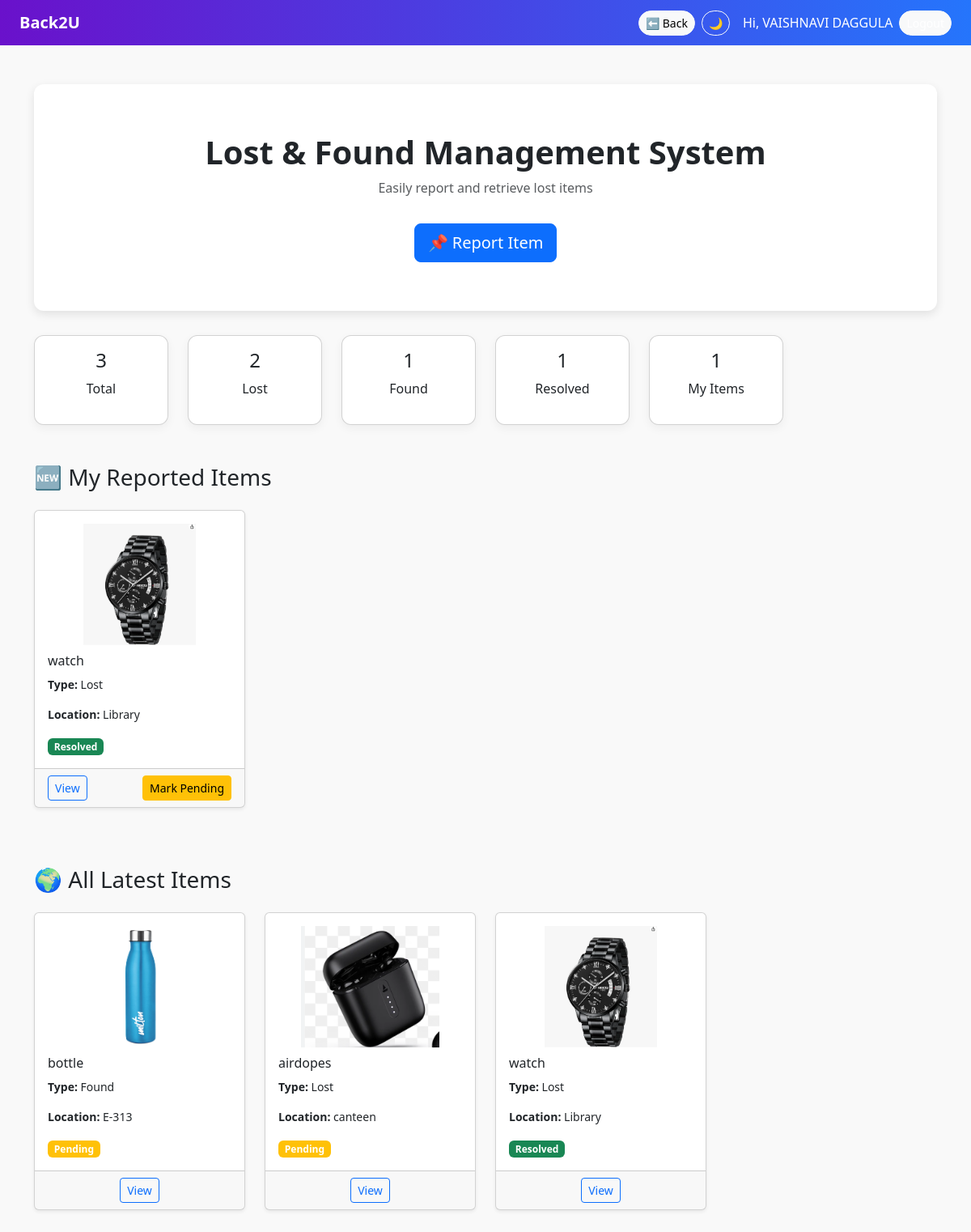
The page /dashboard (signed in) on the database its author committed.
### app.py (models this page shows)
class User(UserMixin, db.Model):
    id = db.Column(db.Integer, primary_key=True)
    name = db.Column(db.String(100))
    email = db.Column(db.String(150), unique=True, nullable=False)
    password = db.Column(db.String(200), nullable=False)
    items = db.relationship("Item", backref="user", lazy=True)

class Item(db.Model):
    id = db.Column(db.Integer, primary_key=True)
    title = db.Column(db.String(100), nullable=False)
    type = db.Column(db.String(50), nullable=False)  # Lost or Found
    location = db.Column(db.String(200), nullable=False)
    description = db.Column(db.Text, nullable=False)
    image = db.Column(db.String(200))
    date_reported = db.Column(db.DateTime, default=datetime.utcnow)
    is_resolved = db.Column(db.Boolean, default=False)
    user_id = db.Column(db.Integer, db.ForeignKey("user.id"), nullable=False)

### app.py (the view)
@app.route("/dashboard")
@login_required
def dashboard():
    items = Item.query.filter_by(user_id=current_user.id).order_by(Item.date_reported.desc()).all()
    all_items = Item.query.order_by(Item.date_reported.desc()).limit(12).all()  # latest 12 items
    stats = {
        "total": Item.query.count(),
        "lost": Item.query.filter_by(type="Lost").count(),
        "found": Item.query.filter_by(type="Found").count(),
        "resolved": Item.query.filter_by(is_resolved=True).count(),
        "mine": Item.query.filter_by(user_id=current_user.id).count(),
    }
    return render_template("dashboard.html", items=items, all_items=all_items, stats=stats)

### app.py (called while the page is built)
@login_manager.user_loader
def load_user(user_id):
    return User.query.get(int(user_id))

### templates/dashboard.html (shortened to what this page needs)
<!DOCTYPE html>
<html lang="en">
<head>
  <link href="https://cdn.jsdelivr.net/npm/bootstrap@5.3.2/dist/css/bootstrap.min.css" rel="stylesheet">
</head>
<body>
<nav class="navbar navbar-expand-lg px-4">
  <a class="navbar-brand fw-bold text-white" href="{{ url_for('dashboard') }}">Back2U</a>
  <div class="ms-auto d-flex align-items-center gap-2">
    <button type="button" onclick="goBack()" class="btn btn-light btn-sm rounded-pill">⬅ Back</button>
    <button onclick="toggleDarkMode()" class="btn btn-outline-light btn-sm rounded-pill">🌙</button>
    {% if current_user.is_authenticated %}
      <span class="text-white ms-2">Hi, {{ current_user.name }}</span>
      <a href="{{ url_for('logout') }}" class="btn btn-light btn-sm rounded-pill">Logout</a>
    {% else %}
      <a href="{{ url_for('login') }}" class="btn btn-outline-light me-2 rounded-pill">Login</a>
      <a href="{{ url_for('register') }}" class="btn btn-light rounded-pill">Sign Up</a>
    {% endif %}
  </div>
</nav>
<div class="container mt-5">
  <div class="hero">
    <h1 class="fw-bold">Lost & Found Management System</h1>
    <p class="text-muted">Easily report and retrieve lost items</p>
    <a href="{{ url_for('add_item') }}" class="btn btn-primary btn-lg mt-3">📌 Report Item</a>
  </div>
</div>
<div class="container mb-5">
  <div class="row g-4 text-center">
    <div class="col-md-2 col-6"><div class="card stats-card p-3"><h4>{{ stats.total }}</h4><p>Total</p></div></div>
    <div class="col-md-2 col-6"><div class="card stats-card p-3"><h4>{{ stats.lost }}</h4><p>Lost</p></div></div>
    <div class="col-md-2 col-6"><div class="card stats-card p-3"><h4>{{ stats.found }}</h4><p>Found</p></div></div>
    <div class="col-md-2 col-6"><div class="card stats-card p-3"><h4>{{ stats.resolved }}</h4><p>Resolved</p></div></div>
    <div class="col-md-2 col-6"><div class="card stats-card p-3"><h4>{{ stats.mine }}</h4><p>My Items</p></div></div>
  </div>
</div>
<div class="container mb-5">
  <h3 class="mb-4">🆕 My Reported Items</h3>
  <div class="row">
    {% for item in items %}
      <div class="col-md-3 mb-4">
        <div class="card shadow-sm h-100">
          <div class="card-body">
            {% if item.image %}
              <img src="{{ url_for('static', filename='images/' ~ item.image) }}" alt="Item Image" class="item-thumb">
            {% else %}
              <p class="text-muted"><i>No image uploaded</i></p>
            {% endif %}
            <h6 class="card-title">{{ item.title }}</h6>
            <p class="small"><strong>Type:</strong> {{ item.type }}</p>
            <p class="small"><strong>Location:</strong> {{ item.location }}</p>
            <span id="badge-{{ item.id }}"
                  class="badge {% if item.is_resolved %}bg-success{% else %}bg-warning{% endif %}">
              {% if item.is_resolved %}Resolved{% else %}Pending{% endif %}
            </span>
          </div>
          <div class="card-footer text-center d-flex justify-content-between">
            <a href="{{ url_for('item_detail', item_id=item.id) }}" class="btn btn-outline-primary btn-sm">View</a>
            <button type="button"
                    id="btn-{{ item.id }}"
                    onclick="toggleStatus({{ item.id }})"
                    class="btn btn-sm {% if item.is_resolved %}btn-warning{% else %}btn-success{% endif %}">
              {% if item.is_resolved %}Mark Pending{% else %}Mark Resolved{% endif %}
            </button>
          </div>
        </div>
      </div>
    {% else %}
      <p class="text-muted">You haven’t reported any items yet.</p>
    {% endfor %}
  </div>
</div>
<div class="container mb-5">
  <h3 class="mb-4">🌍 All Latest Items</h3>
  <div class="row">
    {% for item in all_items %}
      <div class="col-md-3 mb-4">
        <div class="card shadow-sm h-100">
          <div class="card-body">
            {% if item.image %}
              <img src="{{ url_for('static', filename='images/' ~ item.image) }}" alt="Item Image" class="item-thumb">
            {% else %}
              <p class="text-muted"><i>No image uploaded</i></p>
            {% endif %}
            <h6 class="card-title">{{ item.title }}</h6>
            <p class="small"><strong>Type:</strong> {{ item.type }}</p>
            <p class="small"><strong>Location:</strong> {{ item.location }}</p>
            <span class="badge {% if item.is_resolved %}bg-success{% else %}bg-warning{% endif %}">
              {% if item.is_resolved %}Resolved{% else %}Pending{% endif %}
            </span>
          </div>
          <div class="card-footer text-center">
            <a href="{{ url_for('item_detail', item_id=item.id) }}" class="btn btn-outline-primary btn-sm">View</a>
          </div>
        </div>
      </div>
    {% else %}
      <p class="text-muted">No items reported by anyone yet.</p>
    {% endfor %}
  </div>
</div>
</body>
</html>

### templates/dashboard.html (style rules this page uses)
body { background-color: #f9f9f9; }
.navbar { background: linear-gradient(to right, #6a11cb, #2575fc); }
.navbar a { color: white !important; }
.hero { text-align: center; padding: 60px 20px; background: #fff; border-radius: 12px; box-shadow: 0 4px 12px rgba(0,0,0,0.1); margin-bottom: 30px; }
.stats-card { border-radius: 12px; box-shadow: 0 4px 12px rgba(0,0,0,0.05); }
.item-thumb { width: 100%; max-height: 150px; object-fit: contain; border-radius: 8px; margin-bottom: 10px; }

### rows shown on the page
User: name "VAISHNAVI DAGGULA"
Item: image (picture), title "watch", type "Lost", location "Library", is_resolved "Resolved"
Item: image (picture), title "bottle", type "Found", location "E-313", is_resolved "Pending"
Item: image (picture), title "airdopes", type "Lost", location "canteen", is_resolved "Pending"

### other values the page prints
{{ stats.total }} "3"
{{ stats.lost }} "2"
{{ stats.found }} "1"
{{ stats.resolved }} "1"
{{ stats.mine }} "1"
